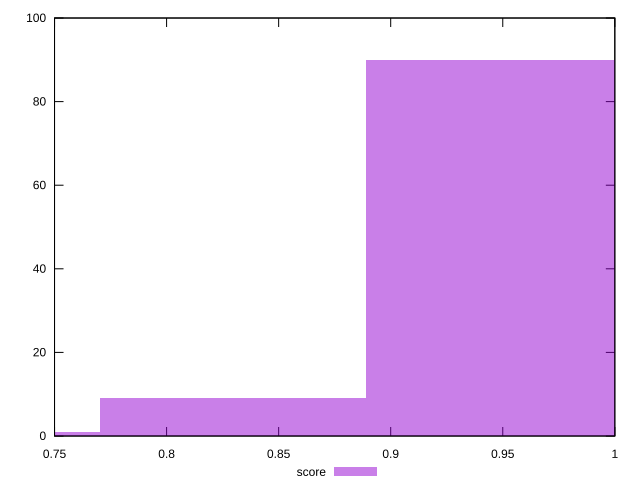

Recreate this plot in gnuplot.
reset

$score <<EOF
0.7110776483231056 1
0.9481035310974741 90
0.8295905897102899 9
EOF

set key outside below
set boxwidth 0.11851294138718427
set xrange [0.75:1]
set yrange [0:100]
set trange [0:100]
set style fill transparent solid 0.5 noborder
set terminal svg size 640, 490 enhanced background rgb 'white'
set output "report_00023_2021-02-20T12:14:57.249Z/uses-rel-preconnect/samples/pages+cached+noadtech+nomedia/score/histogram.svg"

plot $score title "score" with boxes

reset
